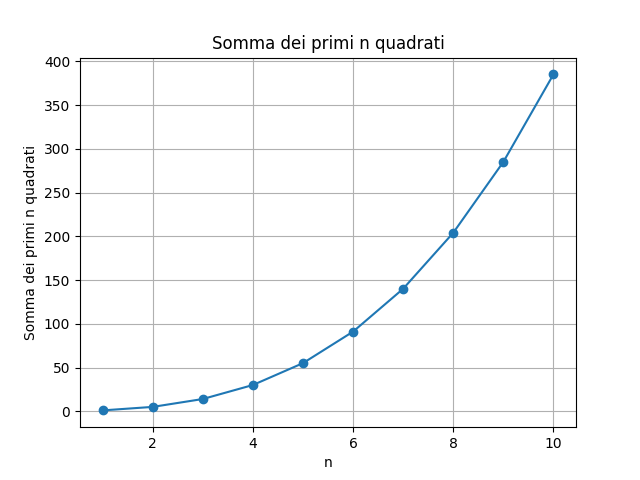

Reproduce this figure in Python.
'''
La somma dei primi 
n quadrati può essere dimostrata usando il principio di induzione matematica
'''

import matplotlib.pyplot as plt

def sum_of_squares(n):
    return (n * (n + 1) * (2 * n + 1)) / 6

# Calcola la somma dei primi n quadrati
n_values = list(range(1, 11))  # Calcola per i primi 10 valori di n
sums = [sum_of_squares(n) for n in n_values]

# Visualizza il risultato
plt.plot(n_values, sums, marker='o')
plt.xlabel('n')
plt.ylabel('Somma dei primi n quadrati')
plt.title('Somma dei primi n quadrati')
plt.grid(True)
plt.show()
